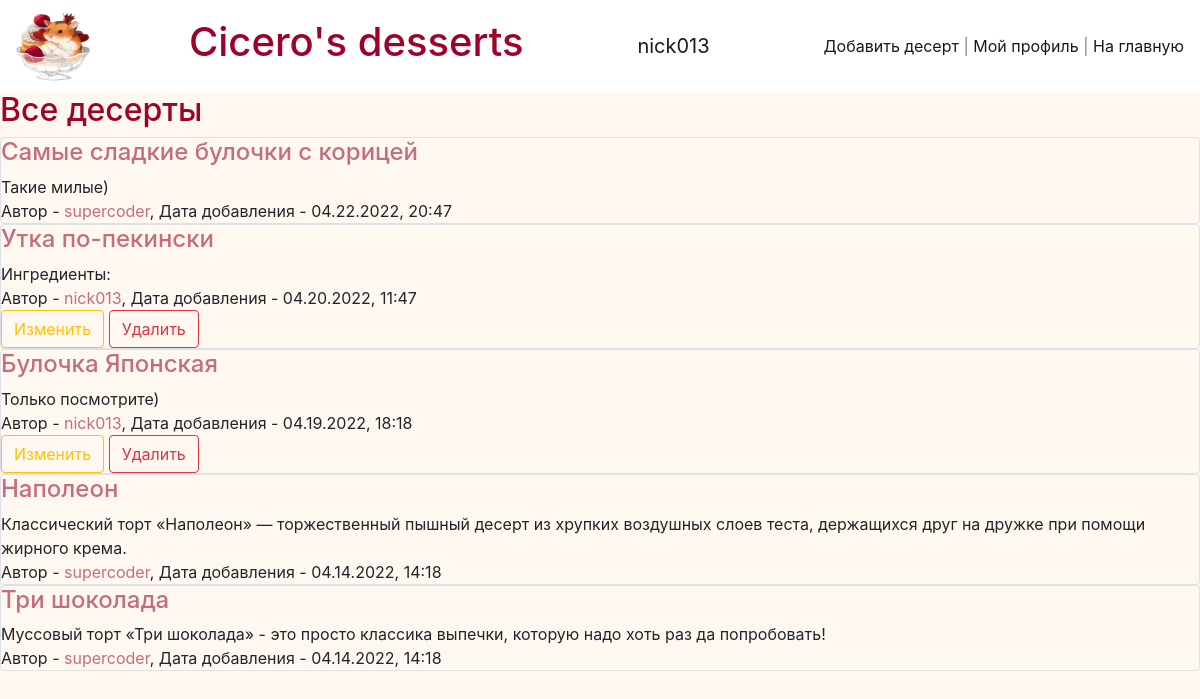
/ (signed in), run on the app's committed database.
### data/users.py (models this page shows, shortened)
class User(SqlAlchemyBase, UserMixin):
    __tablename__ = 'users'
    id = sqlalchemy.Column(sqlalchemy.Integer, primary_key=True, autoincrement=True)
    email = sqlalchemy.Column(sqlalchemy.String, nullable=False, unique=True)
    name = sqlalchemy.Column(sqlalchemy.String, nullable=False, unique=True)
    hashed_password = sqlalchemy.Column(sqlalchemy.String, nullable=False)
    about = sqlalchemy.Column(sqlalchemy.String, nullable=False)
    desserts = orm.relation("Dessert", back_populates='user')

### data/desserts.py (models this page shows)
class Dessert(SqlAlchemyBase):
    __tablename__ = 'desserts'
    id = sqlalchemy.Column(sqlalchemy.Integer, primary_key=True, autoincrement=True)
    title = sqlalchemy.Column(sqlalchemy.String, nullable=False)
    content = sqlalchemy.Column(sqlalchemy.String, nullable=False)
    country = sqlalchemy.Column(sqlalchemy.String, nullable=False)
    created_date = sqlalchemy.Column(sqlalchemy.String, default=datetime.datetime.now().strftime('%d.%m.%Y, %H:%M'))
    user_id = sqlalchemy.Column(sqlalchemy.Integer, sqlalchemy.ForeignKey("users.id"))
    user = orm.relation('User')

### main.py (the view)
@app.route("/")
def default_page():
    db_sess = db_session.create_session()
    desserts = db_sess.query(Dessert)[::-1]
    if current_user.is_authenticated:
        return render_template("index.html", title="Cicero's desserts", current_user=current_user, desserts=desserts)
    else:
        return render_template("start_page.html")

### data/db_session.py (called while the page is built)
def create_session() -> Session:
    global __factory
    return __factory()

### main.py (called while the page is built)
@login_manager.user_loader
def load_user(user_id):
    db_sess = db_session.create_session()
    return db_sess.query(User).get(user_id)

### templates/index.html
{% extends "base.html" %}
{% block content %}
<h2>Все десерты</h2>
    {% for item in desserts %}
        <div class="col-md6 border rounded">
            <a href="/desserts/{{item.id}}"><h4>{{ item.title }}</h4></a>
            <div>
                {{ item.content.split('\r\n')[0] }}
            </div>
            <div>
                Автор - <a href="/profile/{{item.user.id}}">{{ item.user.name }}</a>, Дата добавления - {{ item.created_date }}
            </div>
            {% if current_user.is_authenticated and current_user == item.user %}
                <div>
                    <a href="/desserts/edit/{{ item.id }}" class="btn btn-outline-warning">Изменить</a>
                    <a href="/desserts/delete/{{ item.id }}" class="btn btn-outline-danger">Удалить</a>
                </div>
            {% endif %}
        </div>
    {% endfor %}
{% endblock %}

### templates/base.html (shortened to what this page needs)
<!DOCTYPE html>
<html lang="ru">
    <head>
        <link rel="stylesheet"
              href="https://stackpath.bootstrapcdn.com/bootstrap/4.4.1/css/bootstrap.min.css"
>
        <link rel="stylesheet"
              href="{{url_for('static', filename='css/styles.css')}}">
    </head>
    <body>
        <header>
            <nav class="navbar navbar-light" style="background-color: white;">
                <img src="../../static/img/favicon.ico" width="75" height="75" alt="">
                <a class="navbar-brand" href="/"><h1>Cicero's desserts</h1></a>
                {% if current_user.is_authenticated %}
                    <a class="navbar-brand" href="/logout">{{ current_user.name }}</a>
                {% endif %}
                <span class="navbar-text">
                    {% if current_user.is_authenticated %}
                        <a href="/desserts/add">Добавить десерт</a> |
                        <a href="/profile/{{current_user.id}}">Мой профиль</a> |
                    {% endif %}
                    <a href="/">На главную</a>
                </span>
            </nav>
        </header>
        <main >
            {% block content %}
            {% endblock %}
        </main>
    </body>
</html>

### static/css/styles.css (style rules this page uses)
h1, h2 { color: #9e0229; }
a { color: #c46d7e; }
body { background-color: #fff8f1; }

### data on the page
User: name "nick013"
Dessert: title "Самые сладкие булочки с корицей", content "Такие милые)", user.name "supercoder", created_date "04.22.2022, 20:47"
Dessert: title "Утка по-пекински", content "Ингредиенты:", user.name "nick013", created_date "04.20.2022, 11:47"
Dessert: title "Булочка Японская", content "Только посмотрите)", user.name "nick013", created_date "04.19.2022, 18:18"
Dessert: title "Наполеон", content "Классический торт «Наполеон» — торжественный пышный десерт из хрупких воздушных слоев теста, держащихся друг на дружке при помощи жирного крема.", user.name "supercoder", created_date "04.14.2022, 14:18"
Dessert: title "Три шоколада", content "Муссовый торт «Три шоколада» - это просто классика выпечки, которую надо хоть раз да попробовать!", user.name "supercoder", created_date "04.14.2022, 14:18"
